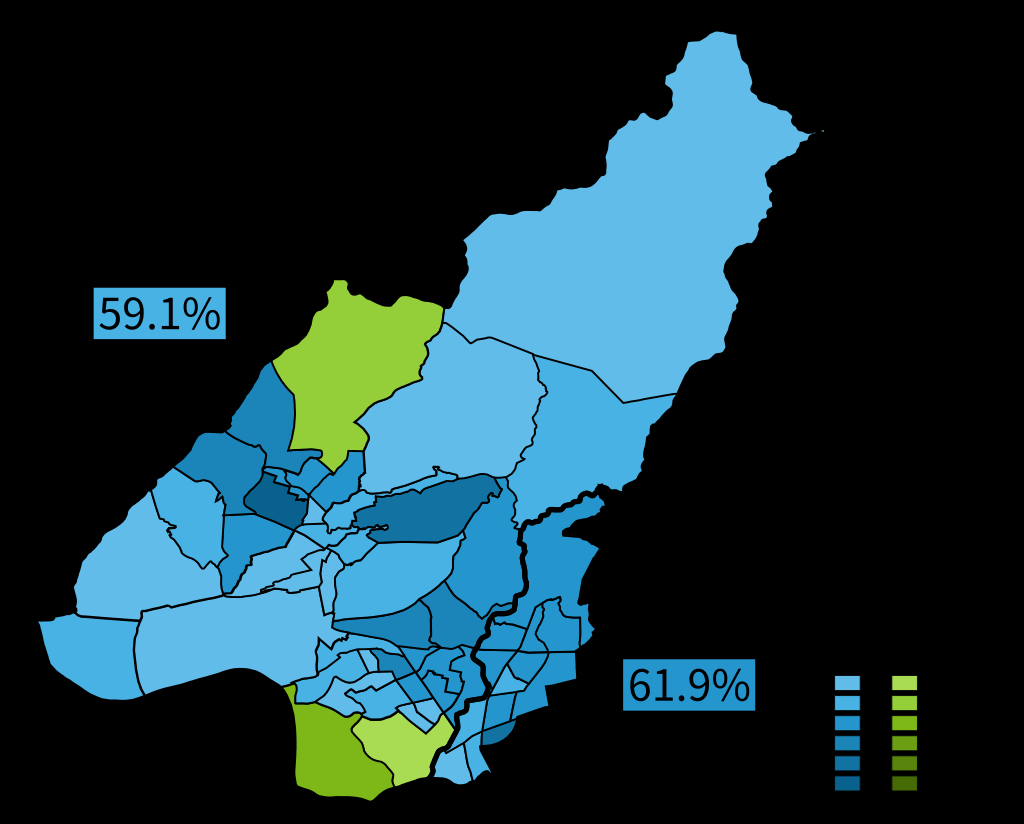
#> input picture test/test.png, 1024 x 824 px, found by its file name
$ python find_big_contour.py
#> lines starting #> are read from the running program, lines starting #| are printed output that depends on the picture; after the words box and inside, x2 and y2 are one past the last pixel; in counts of white or black regions, pixels touching at a corner belong together
import cv2
import numpy as np


def overlay_contours_on_original(image_path, output_path):
    # 读取图片，包括透明通道
#> called with image_path = 'test.png', output_path = 'output_result.png'
    img = cv2.imread(image_path, cv2.IMREAD_UNCHANGED)
#> img is the input picture: shape (824, 1024, 4); mean B, G, R, A 60.2, 52.7, 24.9, 88.5

    # 检查图像是否成功读取
    if img is None:
        print(f"Error: Unable to read the image at {image_path}")
        return

    # 获取透明通道
    alpha_channel = img[:, :, 3]
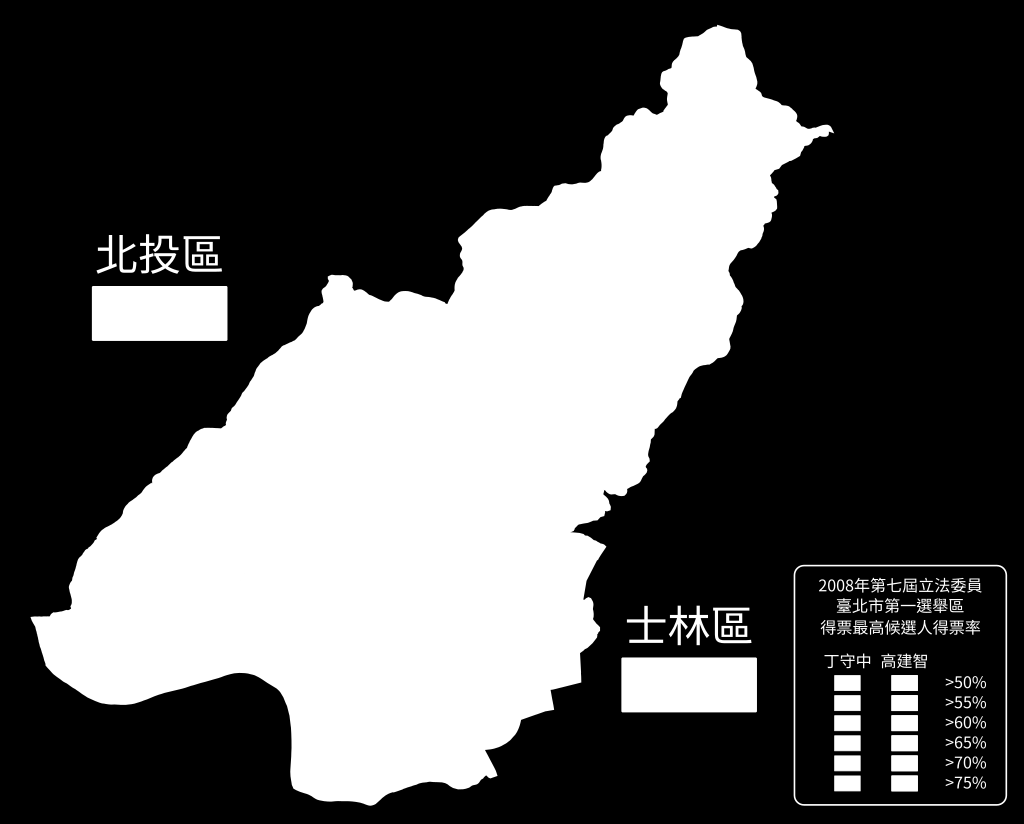
#> alpha_channel: shape (824, 1024); min 0, max 255, mean 88.5

    # 寻找轮廓
    contours, _ = cv2.findContours(alpha_channel, cv2.RETR_EXTERNAL, cv2.CHAIN_APPROX_SIMPLE)
#> contours = 18 contours; largest, box (x1, y1, x2, y2) and area: (30, 24, 835, 806) 265523, (793, 564, 1008, 806) 51478, (621, 657, 757, 713) 7425, (91, 286, 228, 341) 7344, (139, 234, 180, 274) 810

    # 找到最大轮廓
    largest_contour = max(contours, key=cv2.contourArea)
#> largest_contour = contour of 1304 points, box (x1, y1, x2, y2) (30, 24, 835, 806), area 265523

    # 创建一个黑色背景，直接使用原图的形状
    transparent_background = np.zeros((img.shape[0], img.shape[1]), dtype=np.uint8)

    # 在黑色背景上绘制轮廓内的白色区域
    cv2.drawContours(transparent_background, [largest_contour], 0, (255), thickness=-1)
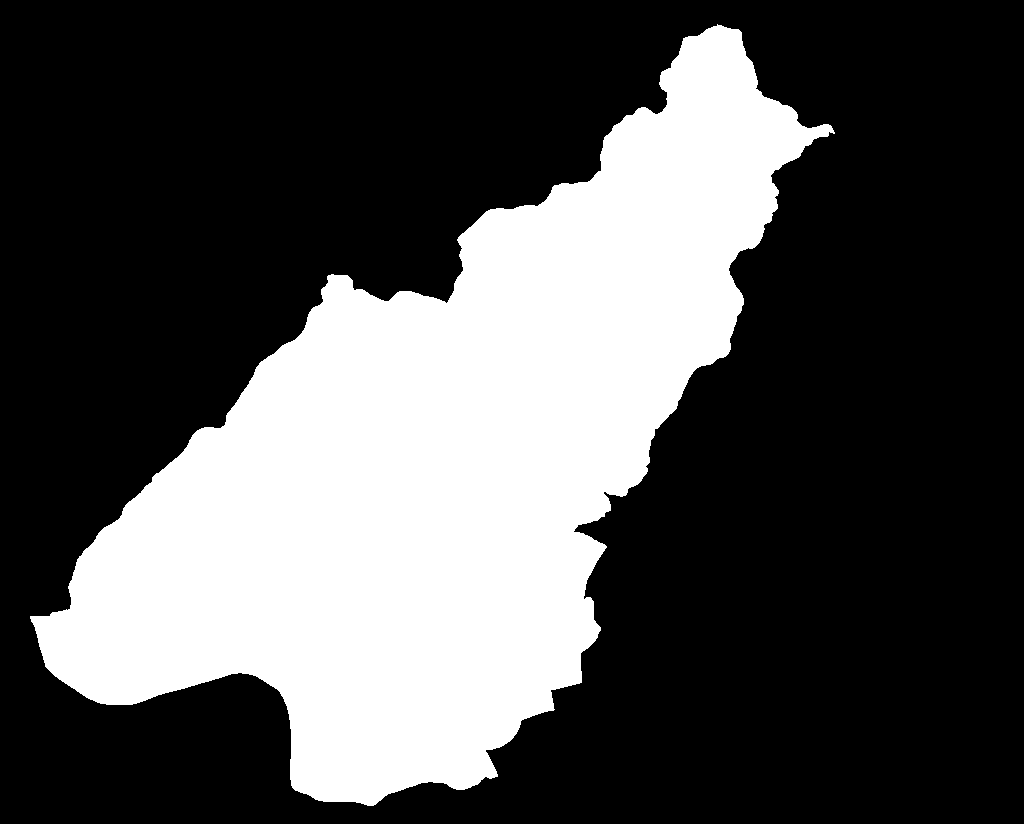
#> transparent_background: shape (824, 1024); 31.6% white; 1 white region, box (x1, y1, x2, y2) and area: (30, 24, 835, 806) 266822


    # 将黑色背景中轮廓内的值改为255（不透明）
    img[:, :, 3] = np.where(transparent_background == 255, 255, img[:, :, 3])
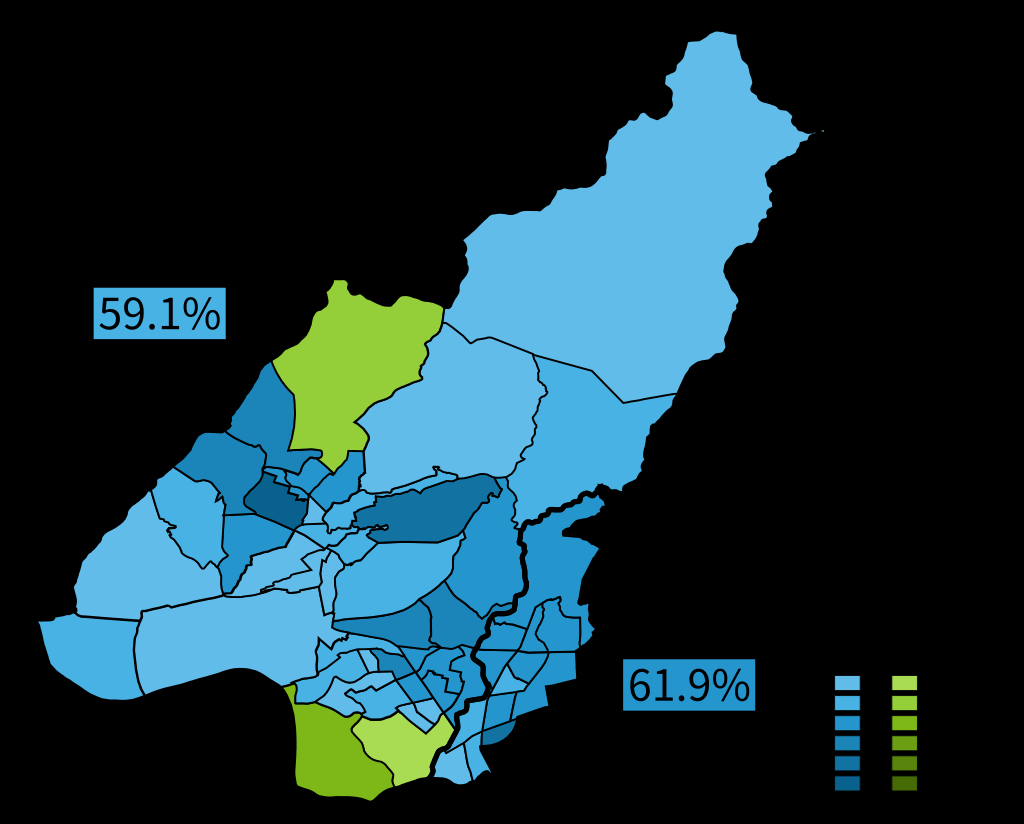
#> img: shape (824, 1024, 4); 0.41% of pixels changed, all inside (x1, y1, x2, y2) = (30, 24, 835, 806)

    # 保存结果
    cv2.imwrite(output_path, img)

# 例子：将透明层直接覆盖到原图上并保存结果
overlay_contours_on_original("test.png", "output_result.png")
